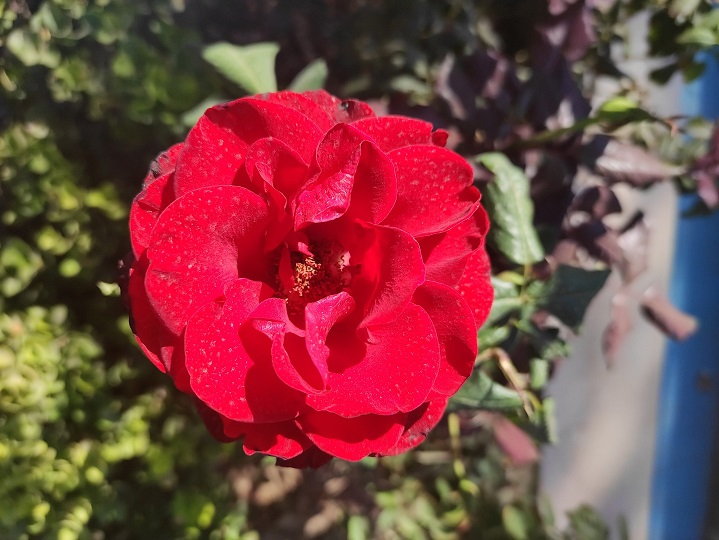
#> input picture CV/Resources/img2.jpg, 719 x 540 px, given in place of the camera
$ python virtual_painter.py
#> lines starting #> are read from the running program, lines starting #| are printed output that depends on the picture; after the words box and inside, x2 and y2 are one past the last pixel; in counts of white or black regions, pixels touching at a corner belong together
#> in run_demo, frame is the input picture: shape (540, 719, 3); mean B, G, R 67.7, 68.1, 125.3
"""
virtual_painter.py

Demo: Simple virtual painter using colored objects and webcam feed.

Features:
- Detect colors using predefined HSV ranges
- Track positions of colored objects
- Draw on screen following object movements

Run:
    python virtual_painter.py

Requirements:
    - OpenCV (cv2)
    - numpy
"""

import cv2 as cv
import numpy as np

# Predefined color ranges in HSV and BGR for drawing
myclr = [
    [35, 64, 0, 94, 255, 255],  # green
    [94, 120, 0, 146, 255, 255],  # blue
    [159, 125, 0, 179, 255, 227]  # red
]
myclrvals = [
    [0, 255, 0],  # green in BGR
    [255, 0, 0],  # blue
    [0, 0, 255]   # red
]

mypnts = []  # store points for drawing


def get_webcam():
    cam = cv.VideoCapture(0, cv.CAP_DSHOW)
    cam.set(3, 640)
    cam.set(4, 480)
    cam.set(10, 130)
    return cam


def get_highest_contours(img):
    contours, _ = cv.findContours(img, cv.RETR_EXTERNAL, cv.CHAIN_APPROX_NONE)
    x, y = 0, 0
    for cnt in contours:
        area = cv.contourArea(cnt)
        if area > 1000:
            peri = cv.arcLength(cnt, True)
            approx = cv.approxPolyDP(cnt, 0.02 * peri, True)
            x1, y1, w, h = cv.boundingRect(approx)
            x, y = x1 + w // 2, y1
    return x, y


def color_detect(frame, myclr, myclrvals, img_result):
    new_points = []
    imgHSV = cv.cvtColor(frame, cv.COLOR_BGR2HSV)
#> imgHSV: shape (540, 719, 3); mean H, S, V 86.1, 129.4, 130.3
    for idx, clr in enumerate(myclr):
        lower = np.array(clr[:3])
        upper = np.array(clr[3:6])
        mask = cv.inRange(imgHSV, lower, upper)
        x, y = get_highest_contours(mask)
        if x != 0 and y != 0:
            cv.circle(img_result, (x, y), 10, myclrvals[idx], cv.FILLED)
            new_points.append([x, y, idx])
#> this loop made 3 passes
#> (x, y) on passes 1 to 3: (130, 0), (708, 51), (316, 91)
#> pass 1, in color_detect, `mask = cv.inRange(imgHSV, lower, upper)`:
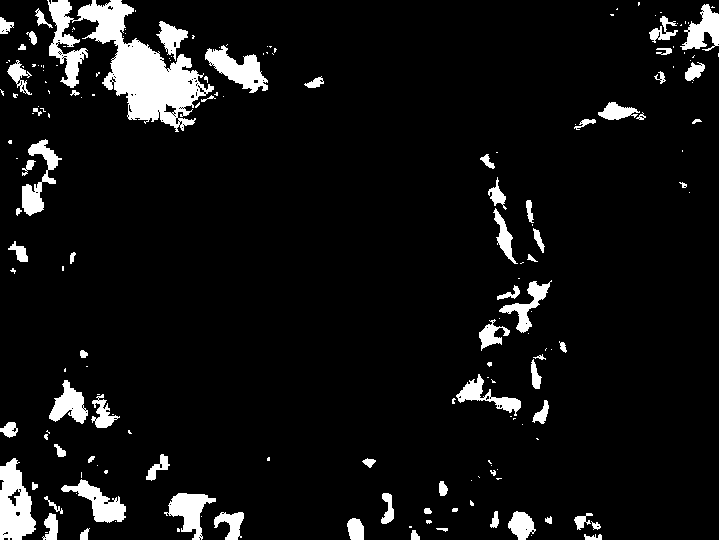
#> mask: shape (540, 719); 7.2% white; 182 white regions (111 under 20 px), largest, box (x1, y1, x2, y2) and area: (47, 0, 214, 132) 8290, (0, 458, 36, 540) 1982, (205, 45, 268, 93) 1390
#> pass 2, in color_detect, `mask = cv.inRange(imgHSV, lower, upper)`:
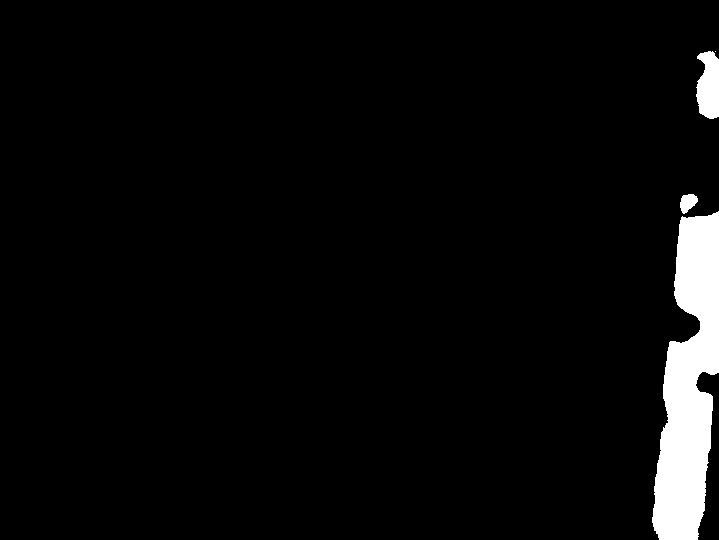
#> mask: shape (540, 719); 4% white; 4 white regions (1 under 20 px), largest, box (x1, y1, x2, y2) and area: (652, 211, 719, 540) 14194, (696, 51, 719, 119) 1250, (680, 194, 698, 214) 242
#> pass 3, in color_detect, `mask = cv.inRange(imgHSV, lower, upper)`:
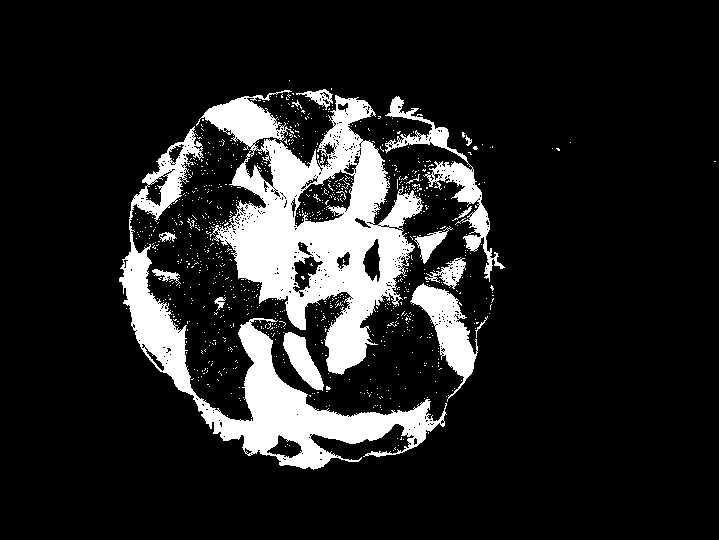
#> mask: shape (540, 719); 13.9% white; 908 white regions (891 under 20 px), largest, box (x1, y1, x2, y2) and area: (196, 90, 423, 375) 25921, (119, 126, 447, 470) 17369, (385, 96, 505, 282) 3268
#> after the loop:
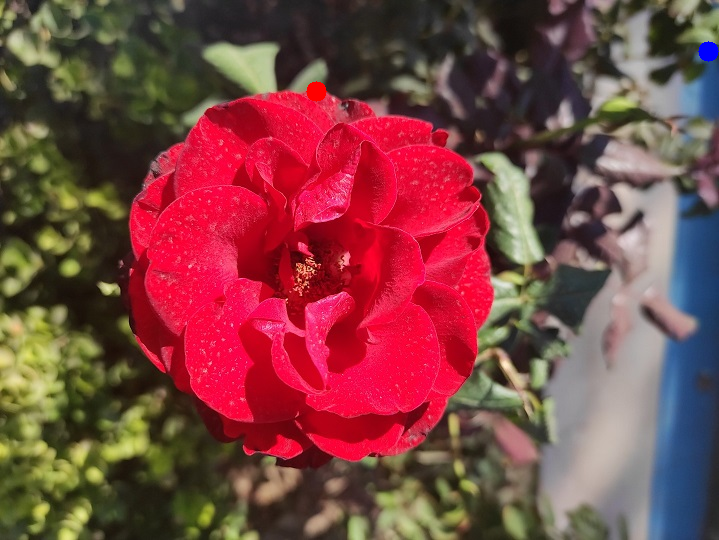
#> img_result: shape (540, 719, 3); 0.16% of pixels changed, all inside (x1, y1, x2, y2) = (306, 41, 719, 102)
#> after the loop, new_points = [[708, 51, 1], [316, 91, 2]]
    return new_points


def draw_on_canvas(points, myclrvals, img_result):
    for point in points:
        cv.circle(img_result, (point[0], point[1]), 10, myclrvals[point[2]], cv.FILLED)


def run_demo():
    cam = get_webcam()

    print("Virtual Painter Demo: Press 'q' to quit")

    while True:
        success, frame = cam.read()
        if not success:
            print("Error reading webcam")
            break

        img_result = frame.copy()
        new_points = color_detect(frame, myclr, myclrvals, img_result)
#> new_points = [[708, 51, 1], [316, 91, 2]]

        if new_points:
            for p in new_points:
                mypnts.append(p)
#> this loop made 2 passes
#> after the loop, mypnts = [[708, 51, 1], [316, 91, 2]]

        if mypnts:
            draw_on_canvas(mypnts, myclrvals, img_result)
#> the loop in draw_on_canvas, `for point in points:` made 2 passes

        cv.imshow("Virtual Painter", img_result)

        if cv.waitKey(1) & 0xFF == ord('q'):
#> (key q is pressed here)
            break

    cam.release()
    cv.destroyAllWindows()


if __name__ == '__main__':
    run_demo()
